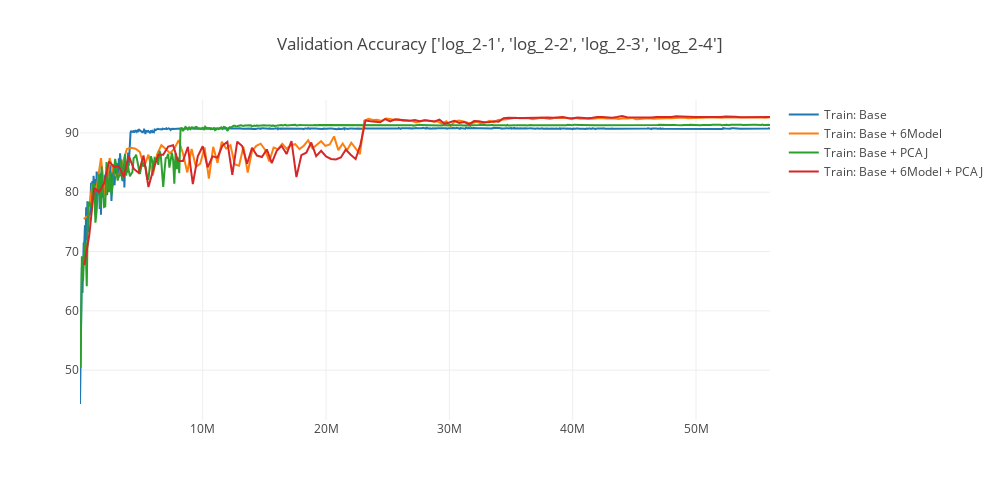

Notebook source saved alongside this figure:
### Code cell
title = "Validation Accuracy " + str(names)
fig_name = experiment + "-sample_acc.html"

trace1 = go.Scatter(
    x = all_epoch[0],
    y = all_acc[0], 
    mode = 'lines',
    name = 'Train: Base'
)

trace2 = go.Scatter(
    x = all_epoch[1],
    y = all_acc[1], 
    mode = 'lines',
    name = 'Train: Base + 6Model'
)

trace3 = go.Scatter(
    x = all_epoch[2],
    y = all_acc[2], 
    mode = 'lines',
    name = 'Train: Base + PCAJ'
)

trace4 = go.Scatter(
    x = all_epoch[3],
    y = all_acc[3], 
    mode = 'lines',
    name = 'Train: Base + 6Model + PCAJ'
)

layout = go.Layout(
    width=1000,
    height=500,
    title= title
)
data = [trace1, trace2, trace3, trace4]
fig1 = go.Figure(data=data, layout=layout)
plotly.offline.iplot(fig1)

### Figure 1 — Plotly figure (JSON) as saved in the notebook; plotly's stock layout.template omitted (floating-point values rounded to 4 significant figures; data arrays with more than 128 entries replaced by an {"elided": "..."} marker saying what was removed)
{"data": [{"mode": "lines", "name": "Train: Base", "type": "scatter", "uid": "17e3909c-06d7-11e9-adf4-a45e60efef4d", "x": {"elided": "1120 int values"}, "y": {"elided": "1120 float values"}}, {"mode": "lines", "name": "Train: Base + 6Model", "type": "scatter", "uid": "17e4bb86-06d7-11e9-b377-a45e60efef4d", "x": {"elided": "160 int values"}, "y": {"elided": "160 float values"}}, {"mode": "lines", "name": "Train: Base + PCAJ", "type": "scatter", "uid": "17e4bdbe-06d7-11e9-8a8e-a45e60efef4d", "x": {"elided": "560 int values"}, "y": {"elided": "560 float values"}}, {"mode": "lines", "name": "Train: Base + 6Model + PCAJ", "type": "scatter", "uid": "17e4bf30-06d7-11e9-af4f-a45e60efef4d", "x": {"elided": "140 int values"}, "y": {"elided": "140 float values"}}], "layout": {"height": 500, "title": "Validation Accuracy ['log_2-1', 'log_2-2', 'log_2-3', 'log_2-4']", "width": 1000}}
